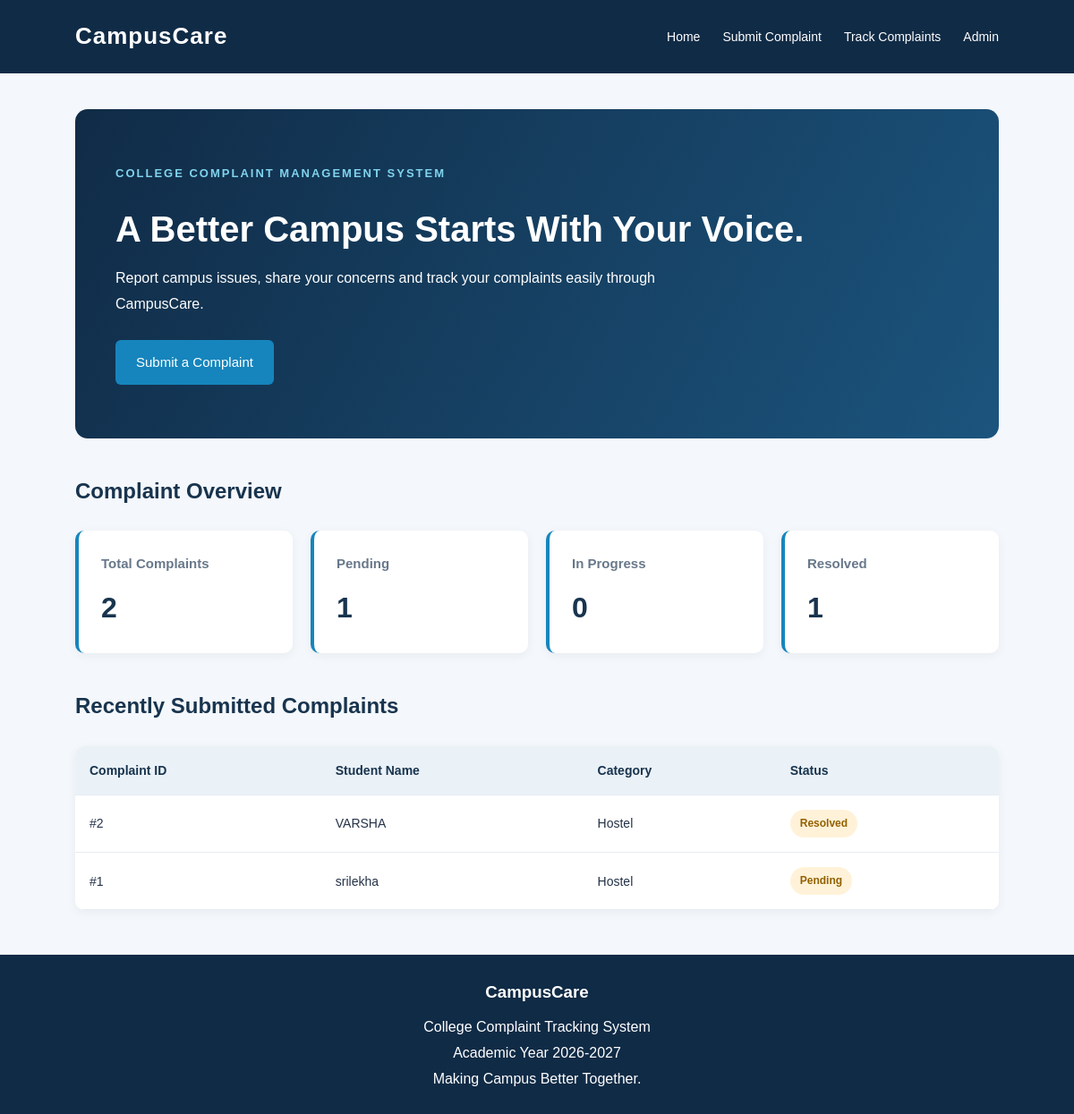
The page / on the database its author committed.
### tables this page shows
CREATE TABLE complaints (
            id INTEGER PRIMARY KEY AUTOINCREMENT,
            student_name TEXT NOT NULL,
            roll_number TEXT NOT NULL,
            department TEXT NOT NULL,
            category TEXT NOT NULL,
            description TEXT NOT NULL,
            status TEXT DEFAULT 'Pending',
            created_at TIMESTAMP DEFAULT CURRENT_TIMESTAMP
        );

### app.py (the view)
@app.route("/")
def home():
    conn = get_db_connection()
    total = conn.execute(
        "SELECT COUNT(*) FROM complaints"
    ).fetchone()[0]
    pending = conn.execute(
        "SELECT COUNT(*) FROM complaints WHERE status = 'Pending'"
    ).fetchone()[0]
    verified = conn.execute(
        "SELECT COUNT(*) FROM complaints WHERE status = 'Verified'"
    ).fetchone()[0]
    in_progress = conn.execute(
        "SELECT COUNT(*) FROM complaints WHERE status = 'In Progress'"
    ).fetchone()[0]
    resolved = conn.execute(
        "SELECT COUNT(*) FROM complaints WHERE status = 'Resolved'"
    ).fetchone()[0]
    recent = conn.execute("""
        SELECT * FROM complaints
        ORDER BY id DESC
        LIMIT 5
    """).fetchall()
    conn.close()
    return render_template(
        "index.html",
        total=total,
        pending=pending,
        verified=verified,
        in_progress=in_progress,
        resolved=resolved,
        recent=recent
    )

### app.py (called while the page is built)
def get_db_connection():
    conn = sqlite3.connect(DATABASE)
    conn.row_factory = sqlite3.Row
    return conn

### templates/index.html (shortened to what this page needs)
{% extends "base.html" %}
{% block content %}
<section class="hero">
    <p class="eyebrow">COLLEGE COMPLAINT MANAGEMENT SYSTEM</p>
    <h1>A Better Campus Starts With Your Voice.</h1>
    <p>
        Report campus issues, share your concerns and
        track your complaints easily through CampusCare.
    </p>
    <a href="{{ url_for('submit_complaint') }}" class="btn">
        Submit a Complaint
    </a>
</section>
<h2>Complaint Overview</h2>
<section class="stats">
    <div class="stat-card">
        <h3>Total Complaints</h3>
        <p>{{ total }}</p>
    </div>
    <div class="stat-card">
        <h3>Pending</h3>
        <p>{{ pending }}</p>
    </div>
    <div class="stat-card">
        <h3>In Progress</h3>
        <p>{{ in_progress }}</p>
    </div>
    <div class="stat-card">
        <h3>Resolved</h3>
        <p>{{ resolved }}</p>
    </div>
</section>
<section class="recent-section">
    <h2>Recently Submitted Complaints</h2>
    {% if recent %}
    <div class="table-container">
        <table>
            <thead>
                <tr>
                    <th>Complaint ID</th>
                    <th>Student Name</th>
                    <th>Category</th>
                    <th>Status</th>
                </tr>
            </thead>
            <tbody>
                {% for complaint in recent %}
                <tr>
                    <td>#{{ complaint.id }}</td>
                    <td>{{ complaint.student_name }}</td>
                    <td>{{ complaint.category }}</td>
                    <td>
                        <span class="status">
                            {{ complaint.status }}
                        </span>
                    </td>
                </tr>
                {% endfor %}
            </tbody>
        </table>
    </div>
    {% else %}
    <p class="empty">
        No complaints have been submitted yet.
    </p>
    {% endif %}
</section>
{% endblock %}

### static/style.css (style rules this page uses)
* { margin: 0; padding: 0; box-sizing: border-box; }
body { font-family: Arial, Helvetica, sans-serif; background-color: #f4f7fb; color: #243247; line-height: 1.6; }
.hero { background: linear-gradient(120deg, #102b46, #1b547d); color: white; padding: 60px 45px; border-radius: 14px; margin-bottom: 40px; }
.eyebrow { color: #80d3ed; font-size: 13px; margin-bottom: 15px; letter-spacing: 2px; font-weight: bold; }
.hero h1 { font-size: 40px; line-height: 1.3; margin-bottom: 15px; }
.hero p { line-height: 1.8; margin-bottom: 25px; max-width: 650px; }
.btn { display: inline-block; background-color: #1685bd; color: white; padding: 13px 23px; border: none; border-radius: 6px; text-decoration: none; cursor: pointer; font-size: 15px; transition: 0.3s; }
h2 { margin: 25px 0; color: #18344e; }
.stats { display: grid; grid-template-columns: repeat(4, 1fr); gap: 20px; margin-bottom: 40px; }
.stat-card { background-color: white; padding: 25px; border-radius: 10px; border-left: 4px solid #1685bd; box-shadow: 0 3px 12px #0000000d; transition: 0.3s; }
.stat-card h3 { font-size: 15px; color: #68788a; }
.stat-card p { font-size: 32px; font-weight: bold; margin-top: 12px; color: #18344e; }
.table-container { overflow-x: auto; background-color: white; border-radius: 10px; box-shadow: 0 3px 12px #0000000d; }
table { width: 100%; border-collapse: collapse; min-width: 650px; }
th, td { padding: 16px; text-align: left; border-bottom: 1px solid #e7edf3; font-size: 14px; }
th { background-color: #eaf1f7; color: #18344e; }
.status { display: inline-block; background-color: #fff2d8; color: #936000; padding: 6px 11px; border-radius: 20px; font-size: 12px; font-weight: bold; }

### rows shown on the page
complaints: id "2", student_name "VARSHA", category "Hostel", status "Resolved"
complaints: id "1", student_name "srilekha", category "Hostel", status "Pending"

### other values the page prints
{{ total }} "2"
{{ pending }} "1"
{{ in_progress }} "0"
{{ resolved }} "1"
